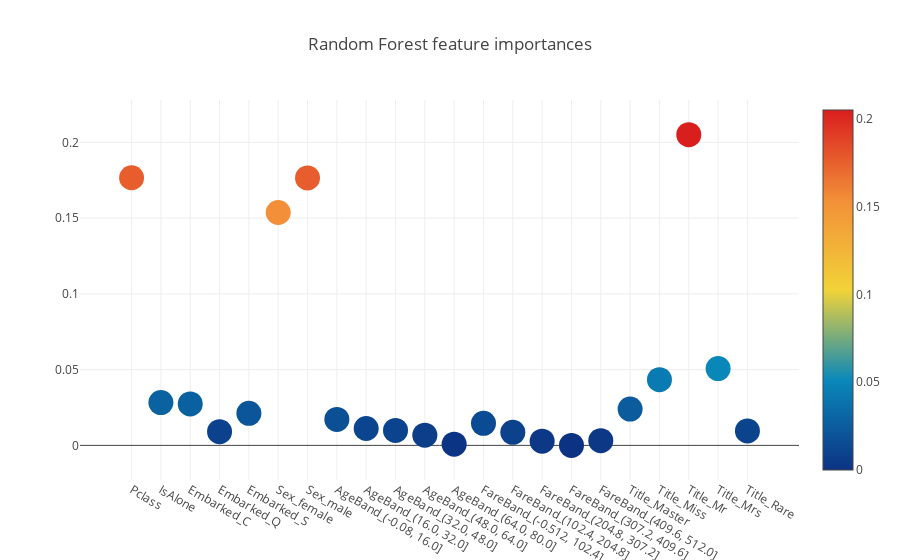
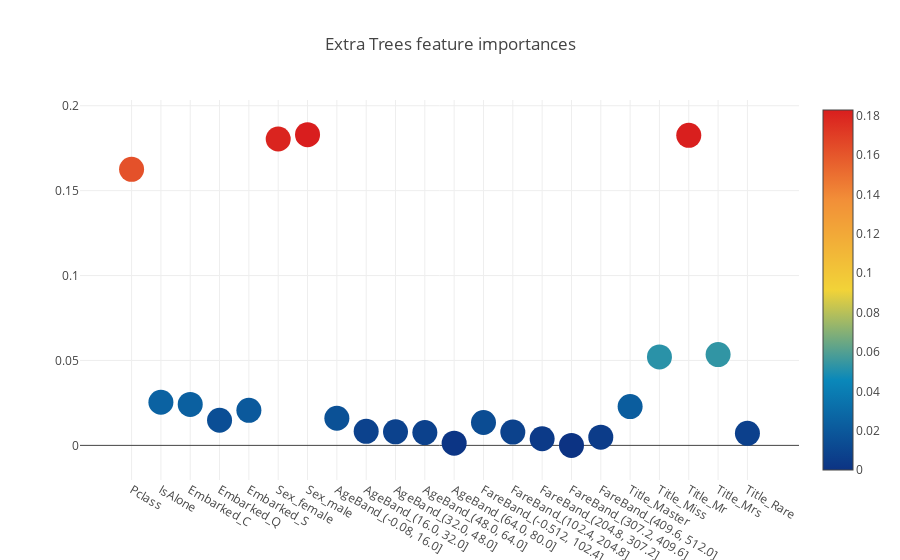
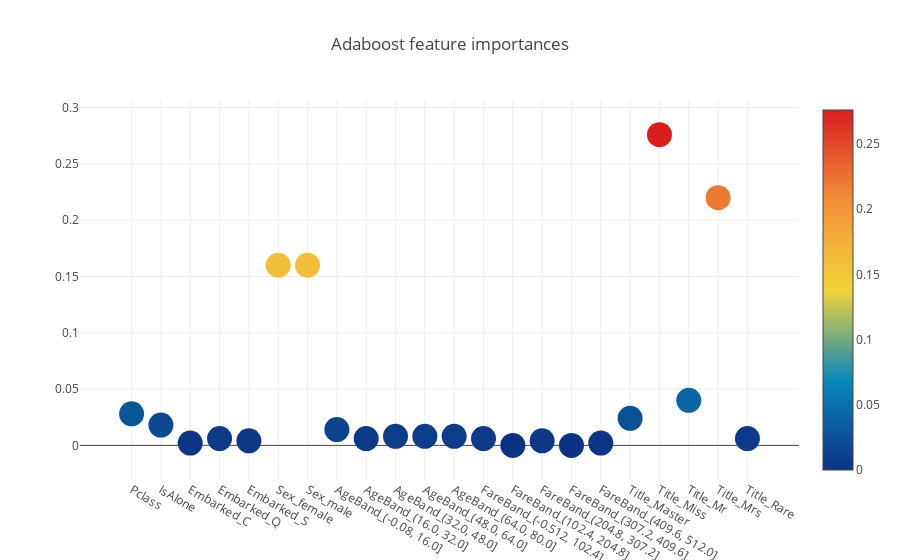
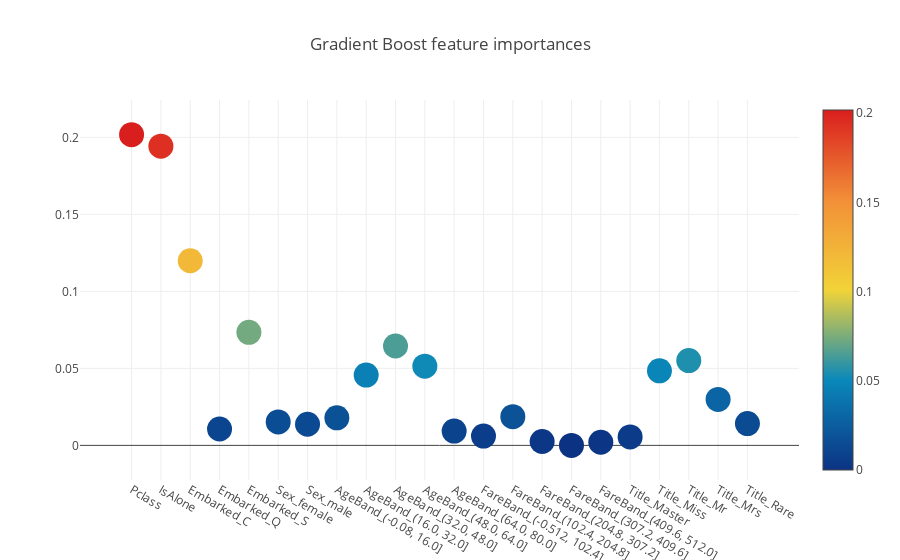

Source (notebook cell) for these figures, in order:
### Markdown cell above
**Interactive feature importances via Plotly scatterplots**

### Code cell
#scatter plot
for i in list(range(1,5)):
    trace = go.Scatter(
        x = feature_dataframe['features'].values,
        y = feature_dataframe[feature_dataframe.columns[i]].values,
        mode = 'markers',
        marker = dict(
            sizemode = 'diameter',
            sizeref = 1,
            size = 25,
            #size = feature_dataframe['AdaBoost feature importances'].values,
            #color = np.random.randn(500) #set color equal to a variable
            color = feature_dataframe[feature_dataframe.columns[i]].values,
            colorscale='Portland',
            showscale = True
        ),
        text = feature_dataframe['features'].values
    )
    data = [trace]
    
    layout = go.Layout(
        autosize=True,
        title=feature_dataframe.columns[i]
        #hovermode='closest',
        #xaxis = dict(
        #    title = 'Pop',
        #    ticklen = 5,
        #    zeroline = False,
        #    gridwidth = 2,
        #),
        #yaxis = dict(
        #    title = 'Feature Importance',
        #   ticklen = 5,
        #    gridwidth = 2,
        #),
        #showlegend = False
    )
    fig = go.Figure(data=data, layout=layout)
    py.iplot(fig, filename='scatter2010')

### Figure 1 — Plotly figure (JSON) as saved in the notebook; plotly's stock layout.template omitted (floating-point values rounded to 4 significant figures)
{"data": [{"marker": {"color": [0.1767, 0.02825, 0.02739, 0.009041, 0.02115, 0.1537, 0.1765, 0.01714, 0.01112, 0.009846, 0.006765, 0.0007963, 0.01453, 0.008631, 0.002757, 0, 0.003112, 0.02398, 0.04338, 0.2051, 0.05066, 0.009515], "colorscale": "Portland", "showscale": true, "size": 25, "sizemode": "diameter", "sizeref": 1}, "mode": "markers", "text": ["Pclass", "IsAlone", "Embarked_C", "Embarked_Q", "Embarked_S", "Sex_female", "Sex_male", "AgeBand_(-0.08, 16.0]", "AgeBand_(16.0, 32.0]", "AgeBand_(32.0, 48.0]", "AgeBand_(48.0, 64.0]", "AgeBand_(64.0, 80.0]", "FareBand_(-0.512, 102.4]", "FareBand_(102.4, 204.8]", "FareBand_(204.8, 307.2]", "FareBand_(307.2, 409.6]", "FareBand_(409.6, 512.0]", "Title_Master", "Title_Miss", "Title_Mr", "Title_Mrs", "Title_Rare"], "type": "scatter", "x": ["Pclass", "IsAlone", "Embarked_C", "Embarked_Q", "Embarked_S", "Sex_female", "Sex_male", "AgeBand_(-0.08, 16.0]", "AgeBand_(16.0, 32.0]", "AgeBand_(32.0, 48.0]", "AgeBand_(48.0, 64.0]", "AgeBand_(64.0, 80.0]", "FareBand_(-0.512, 102.4]", "FareBand_(102.4, 204.8]", "FareBand_(204.8, 307.2]", "FareBand_(307.2, 409.6]", "FareBand_(409.6, 512.0]", "Title_Master", "Title_Miss", "Title_Mr", "Title_Mrs", "Title_Rare"], "y": [0.1767, 0.02825, 0.02739, 0.009041, 0.02115, 0.1537, 0.1765, 0.01714, 0.01112, 0.009846, 0.006765, 0.0007963, 0.01453, 0.008631, 0.002757, 0, 0.003112, 0.02398, 0.04338, 0.2051, 0.05066, 0.009515]}], "layout": {"autosize": true, "title": "Random Forest feature importances"}}

### Figure 2 — Plotly figure (JSON) as saved in the notebook; plotly's stock layout.template omitted (floating-point values rounded to 4 significant figures)
{"data": [{"marker": {"color": [0.1625, 0.0254, 0.02414, 0.01479, 0.02066, 0.1804, 0.183, 0.01599, 0.008253, 0.007994, 0.007545, 0.001301, 0.01345, 0.007818, 0.003881, 0, 0.004825, 0.02284, 0.0521, 0.1826, 0.05345, 0.007083], "colorscale": "Portland", "showscale": true, "size": 25, "sizemode": "diameter", "sizeref": 1}, "mode": "markers", "text": ["Pclass", "IsAlone", "Embarked_C", "Embarked_Q", "Embarked_S", "Sex_female", "Sex_male", "AgeBand_(-0.08, 16.0]", "AgeBand_(16.0, 32.0]", "AgeBand_(32.0, 48.0]", "AgeBand_(48.0, 64.0]", "AgeBand_(64.0, 80.0]", "FareBand_(-0.512, 102.4]", "FareBand_(102.4, 204.8]", "FareBand_(204.8, 307.2]", "FareBand_(307.2, 409.6]", "FareBand_(409.6, 512.0]", "Title_Master", "Title_Miss", "Title_Mr", "Title_Mrs", "Title_Rare"], "type": "scatter", "x": ["Pclass", "IsAlone", "Embarked_C", "Embarked_Q", "Embarked_S", "Sex_female", "Sex_male", "AgeBand_(-0.08, 16.0]", "AgeBand_(16.0, 32.0]", "AgeBand_(32.0, 48.0]", "AgeBand_(48.0, 64.0]", "AgeBand_(64.0, 80.0]", "FareBand_(-0.512, 102.4]", "FareBand_(102.4, 204.8]", "FareBand_(204.8, 307.2]", "FareBand_(307.2, 409.6]", "FareBand_(409.6, 512.0]", "Title_Master", "Title_Miss", "Title_Mr", "Title_Mrs", "Title_Rare"], "y": [0.1625, 0.0254, 0.02414, 0.01479, 0.02066, 0.1804, 0.183, 0.01599, 0.008253, 0.007994, 0.007545, 0.001301, 0.01345, 0.007818, 0.003881, 0, 0.004825, 0.02284, 0.0521, 0.1826, 0.05345, 0.007083]}], "layout": {"autosize": true, "title": "Extra Trees feature importances"}}

### Figure 3 — Plotly figure (JSON) as saved in the notebook; plotly's stock layout.template omitted (floating-point values rounded to 4 significant figures)
{"data": [{"marker": {"color": [0.028, 0.018, 0.002, 0.006, 0.004, 0.16, 0.16, 0.014, 0.006, 0.008, 0.008, 0.008, 0.006, 0, 0.004, 0, 0.002, 0.024, 0.276, 0.04, 0.22, 0.006], "colorscale": "Portland", "showscale": true, "size": 25, "sizemode": "diameter", "sizeref": 1}, "mode": "markers", "text": ["Pclass", "IsAlone", "Embarked_C", "Embarked_Q", "Embarked_S", "Sex_female", "Sex_male", "AgeBand_(-0.08, 16.0]", "AgeBand_(16.0, 32.0]", "AgeBand_(32.0, 48.0]", "AgeBand_(48.0, 64.0]", "AgeBand_(64.0, 80.0]", "FareBand_(-0.512, 102.4]", "FareBand_(102.4, 204.8]", "FareBand_(204.8, 307.2]", "FareBand_(307.2, 409.6]", "FareBand_(409.6, 512.0]", "Title_Master", "Title_Miss", "Title_Mr", "Title_Mrs", "Title_Rare"], "type": "scatter", "x": ["Pclass", "IsAlone", "Embarked_C", "Embarked_Q", "Embarked_S", "Sex_female", "Sex_male", "AgeBand_(-0.08, 16.0]", "AgeBand_(16.0, 32.0]", "AgeBand_(32.0, 48.0]", "AgeBand_(48.0, 64.0]", "AgeBand_(64.0, 80.0]", "FareBand_(-0.512, 102.4]", "FareBand_(102.4, 204.8]", "FareBand_(204.8, 307.2]", "FareBand_(307.2, 409.6]", "FareBand_(409.6, 512.0]", "Title_Master", "Title_Miss", "Title_Mr", "Title_Mrs", "Title_Rare"], "y": [0.028, 0.018, 0.002, 0.006, 0.004, 0.16, 0.16, 0.014, 0.006, 0.008, 0.008, 0.008, 0.006, 0, 0.004, 0, 0.002, 0.024, 0.276, 0.04, 0.22, 0.006]}], "layout": {"autosize": true, "title": "Adaboost feature importances"}}

### Figure 4 — Plotly figure (JSON) as saved in the notebook; plotly's stock layout.template omitted (floating-point values rounded to 4 significant figures)
{"data": [{"marker": {"color": [0.2018, 0.1943, 0.1199, 0.01065, 0.07341, 0.01522, 0.01374, 0.01788, 0.04565, 0.06455, 0.05146, 0.009285, 0.006031, 0.01864, 0.002517, 0, 0.002037, 0.005483, 0.04843, 0.05505, 0.02983, 0.01413], "colorscale": "Portland", "showscale": true, "size": 25, "sizemode": "diameter", "sizeref": 1}, "mode": "markers", "text": ["Pclass", "IsAlone", "Embarked_C", "Embarked_Q", "Embarked_S", "Sex_female", "Sex_male", "AgeBand_(-0.08, 16.0]", "AgeBand_(16.0, 32.0]", "AgeBand_(32.0, 48.0]", "AgeBand_(48.0, 64.0]", "AgeBand_(64.0, 80.0]", "FareBand_(-0.512, 102.4]", "FareBand_(102.4, 204.8]", "FareBand_(204.8, 307.2]", "FareBand_(307.2, 409.6]", "FareBand_(409.6, 512.0]", "Title_Master", "Title_Miss", "Title_Mr", "Title_Mrs", "Title_Rare"], "type": "scatter", "x": ["Pclass", "IsAlone", "Embarked_C", "Embarked_Q", "Embarked_S", "Sex_female", "Sex_male", "AgeBand_(-0.08, 16.0]", "AgeBand_(16.0, 32.0]", "AgeBand_(32.0, 48.0]", "AgeBand_(48.0, 64.0]", "AgeBand_(64.0, 80.0]", "FareBand_(-0.512, 102.4]", "FareBand_(102.4, 204.8]", "FareBand_(204.8, 307.2]", "FareBand_(307.2, 409.6]", "FareBand_(409.6, 512.0]", "Title_Master", "Title_Miss", "Title_Mr", "Title_Mrs", "Title_Rare"], "y": [0.2018, 0.1943, 0.1199, 0.01065, 0.07341, 0.01522, 0.01374, 0.01788, 0.04565, 0.06455, 0.05146, 0.009285, 0.006031, 0.01864, 0.002517, 0, 0.002037, 0.005483, 0.04843, 0.05505, 0.02983, 0.01413]}], "layout": {"autosize": true, "title": "Gradient Boost feature importances"}}
